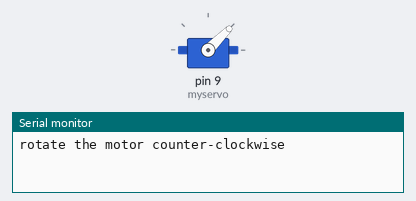
Recording of a sketch running on a simulated Arduino Uno, built with avr-gcc and run on an emulated ATmega328P. On the bench: servo, the last lines printed to the serial monitor.

Above: at 0.05 s.
At 7.45 s:
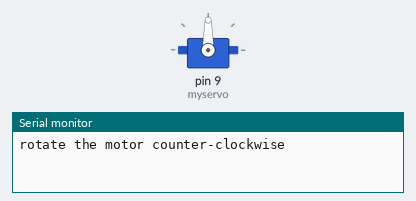
At 14.95 s:
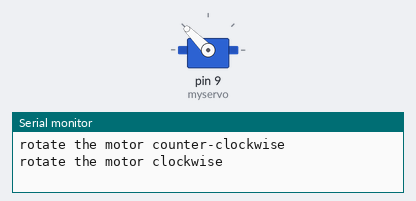
Timing chart, 0 to 19.5 s (numbered marks = the images above):
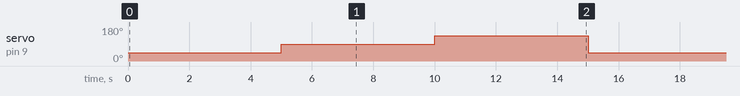

The sketch:

servo.ino
```cpp
// Include the library
#include "Servo.h"

// Create the servo object
Servo myservo;

// Setup section to run once
void setup() {
  Serial.begin(115200);
  myservo.attach(9); // attach the servo to our servo object
  myservo.write(90); // stop the motor
}

// Loop to keep the motor turning!
void loop() {
  myservo.write(45); // rotate the motor counter-clockwise
  Serial.println("rotate the motor counter-clockwise");
  delay(5000); // keep rotating for 5 seconds (5000 milliseconds)

  myservo.write(90); // stop the motor
  delay(5000); // stay stopped

  myservo.write(135); // rotate the motor clockwise
  Serial.println("rotate the motor clockwise");
  delay(5000); // keep rotating 😀
}
```

Measured:
- by itself, servo on pin 9 (myservo): repeats every 15.0 s: 135° 5.0 s, 45° 5.0 s, 90° 5.0 s
